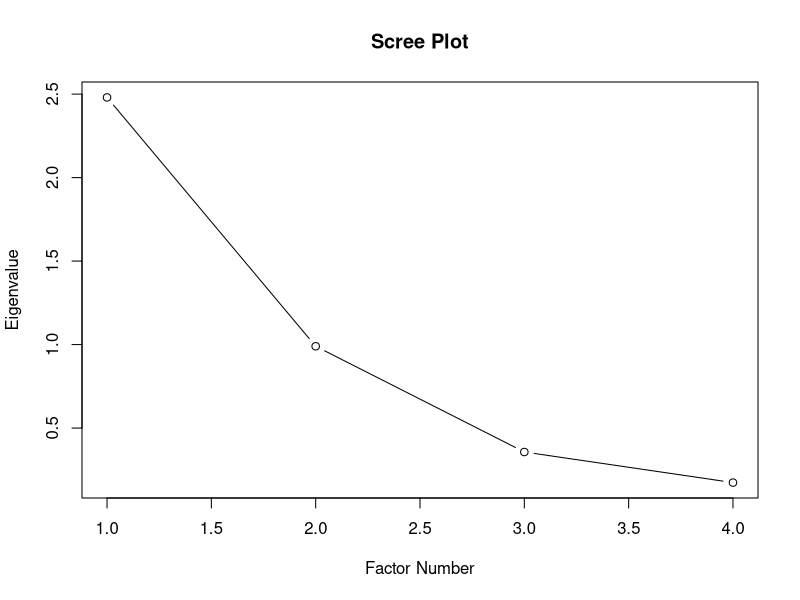

R code for this plot:
# =========================================
#         Factor Analysis - USArrests
# =========================================

# 1. Load dataset
data(USArrests)

# 2. Select variables
data_fa <- USArrests

# 3. Standardize data
data_scaled <- scale(data_fa)

# 4. Correlation matrix
cor_matrix <- cor(data_scaled)
print("Correlation Matrix:")
print(cor_matrix)

# 5. Eigenvalues
eigen_values <- eigen(cor_matrix)$values
print("Eigenvalues:")
print(eigen_values)

# 6. Scree Plot
plot(eigen_values,
     type="b",
     main="Scree Plot",
     xlab="Factor Number",
     ylab="Eigenvalue")

# 7. Perform Factor Analysis (choose 2 factors as example)
fa_result <- factanal(data_scaled, factors=1, rotation="varimax")

print(fa_result)

# 8. Extract factor loadings
loadings_matrix <- as.matrix(fa_result$loadings)

# 9. Compute communalities
communalities <- rowSums(loadings_matrix^2)

# 10. Extract specific variance (uniqueness)
specific_variance <- fa_result$uniquenesses

# 11. Create final factor analysis table
fa_table <- cbind(loadings_matrix,
                  Communality = communalities,
                  Specific_Variance = specific_variance)

print("Final Factor Analysis Table:")
print(round(fa_table,3))
